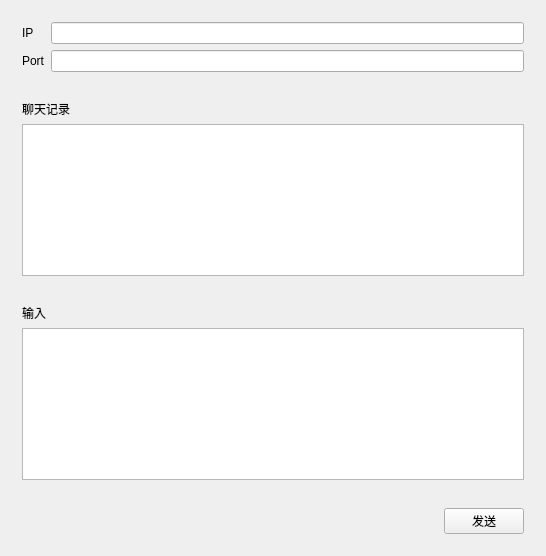
<?xml version="1.0" encoding="UTF-8"?>
<ui version="4.0">
 <class>ServerClass</class>
 <widget class="QWidget" name="ServerClass">
  <property name="geometry">
   <rect>
    <x>0</x>
    <y>0</y>
    <width>546</width>
    <height>556</height>
   </rect>
  </property>
  <property name="windowTitle">
   <string>Server</string>
  </property>
  <layout class="QVBoxLayout" name="verticalLayout_3">
   <item>
    <widget class="QWidget" name="widget" native="true">
     <layout class="QFormLayout" name="formLayout">
      <item row="0" column="0">
       <widget class="QLabel" name="label">
        <property name="text">
         <string>IP</string>
        </property>
       </widget>
      </item>
      <item row="0" column="1">
       <widget class="QLineEdit" name="sIP"/>
      </item>
      <item row="1" column="0">
       <widget class="QLabel" name="label_2">
        <property name="text">
         <string>Port</string>
        </property>
       </widget>
      </item>
      <item row="1" column="1">
       <widget class="QLineEdit" name="sPort"/>
      </item>
     </layout>
    </widget>
   </item>
   <item>
    <widget class="QWidget" name="widget_2" native="true">
     <layout class="QVBoxLayout" name="verticalLayout">
      <item>
       <widget class="QLabel" name="label_3">
        <property name="text">
         <string>聊天记录</string>
        </property>
       </widget>
      </item>
      <item>
       <widget class="QTextEdit" name="record"/>
      </item>
     </layout>
    </widget>
   </item>
   <item>
    <widget class="QWidget" name="widget_3" native="true">
     <layout class="QVBoxLayout" name="verticalLayout_2">
      <item>
       <widget class="QLabel" name="label_4">
        <property name="text">
         <string>输入</string>
        </property>
       </widget>
      </item>
      <item>
       <widget class="QTextEdit" name="msg"/>
      </item>
     </layout>
    </widget>
   </item>
   <item>
    <widget class="QWidget" name="widget_4" native="true">
     <layout class="QHBoxLayout" name="horizontalLayout">
      <item>
       <spacer name="horizontalSpacer">
        <property name="orientation">
         <enum>Qt::Horizontal</enum>
        </property>
        <property name="sizeHint" stdset="0">
         <size>
          <width>90</width>
          <height>20</height>
         </size>
        </property>
       </spacer>
      </item>
      <item>
       <widget class="QPushButton" name="send">
        <property name="text">
         <string>发送</string>
        </property>
       </widget>
      </item>
     </layout>
    </widget>
   </item>
  </layout>
 </widget>
 <layoutdefault spacing="6" margin="11"/>
 <resources>
  <include location="Server.qrc"/>
 </resources>
 <connections/>
</ui>
